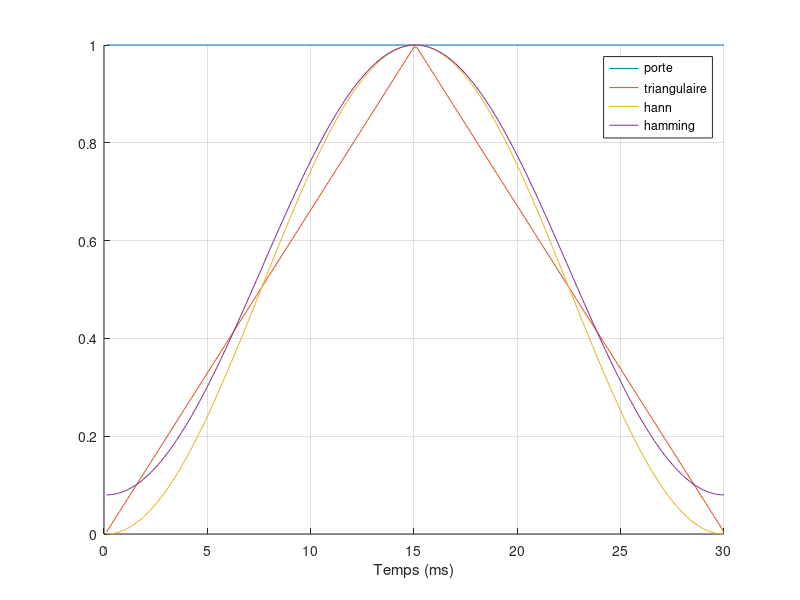
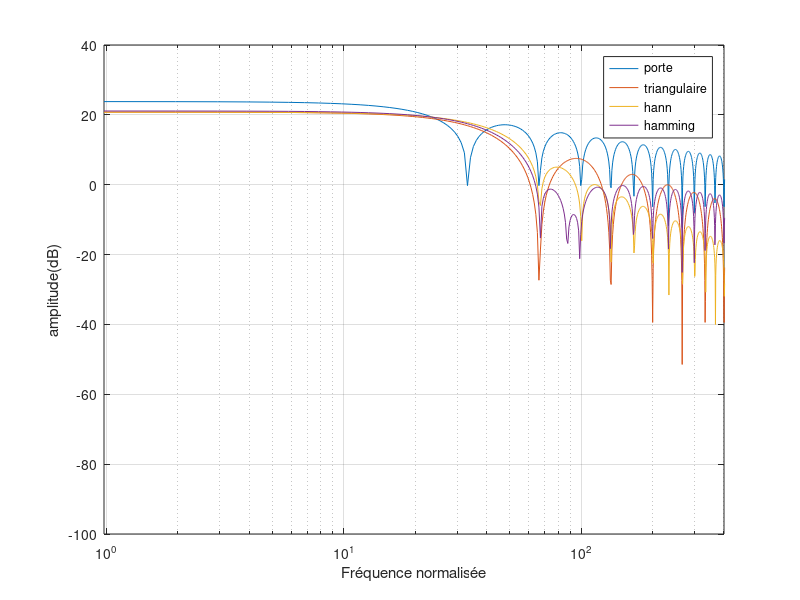

These figures' MATLAB source, in order:
clc
close all
clear

Fe = 8000;
duree_fenetre = 30e-3;

N = Fe*duree_fenetre; 
NFFT = 2^(nextpow2(N)+5);

w_p     = window(@rectwin,N);
w_t     = window(@triang,N);
w_hann  = window(@hann,N);
w_hamm  = window(@hamming,N);

W_p = fftshift(abs(fft(w_p,NFFT)));
W_t = fftshift(abs(fft(w_t,NFFT)));
W_hann = fftshift(abs(fft(w_hann,NFFT)));
W_hamm = fftshift(abs(fft(w_hamm,NFFT)));
axe_freq = (-NFFT/2:NFFT/2-1)*Fe/NFFT;

afficher = @(s,title)plot((1:length(s))/Fe*1e3,s,'DisplayName',title);

figure(1)
hold on
afficher(w_p,'porte')
afficher(w_t,'triangulaire')
afficher(w_hann,'hann')
afficher(w_hamm,'hamming')
xlabel('Temps (ms)')
grid on
legend()

%%
figure(2)
semilogx(axe_freq,10*log10(W_p))
hold on
semilogx(axe_freq,10*log10(W_t))
semilogx(axe_freq,10*log10(W_hann))
semilogx(axe_freq,10*log10(W_hamm))
legend('porte','triangulaire','hann','hamming','Location','best')
xlim([0 4e2])
ylabel('amplitude(dB)')
xlabel('Fréquence normalisée')
grid on
